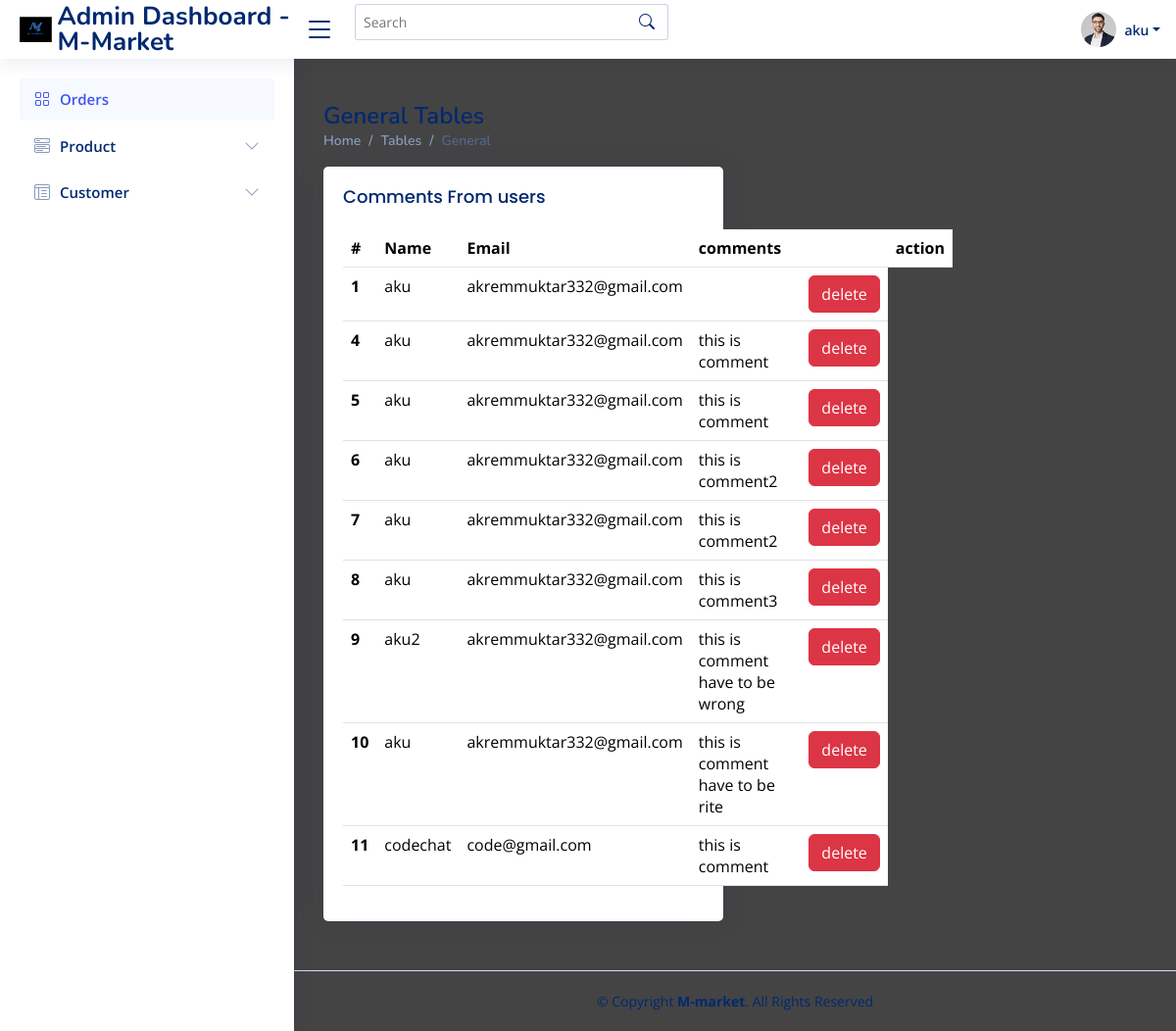
Page /comments.php (signed in) on the committed database.
### tables this page shows
CREATE TABLE `comment` (
  `id` int(40) NOT NULL,
  `user` varchar(250) NOT NULL,
  `email` varchar(250) NOT NULL,
  `comment` varchar(2500) NOT NULL
);

### comments.php (the view, shortened to what this page needs)
<!DOCTYPE html>
<html lang="en">
<head>
  <link href="assets/vendor/bootstrap/css/bootstrap.min.css" rel="stylesheet">
  <link href="assets/vendor/bootstrap-icons/bootstrap-icons.css" rel="stylesheet">
  <link href="assets/vendor/boxicons/css/boxicons.min.css" rel="stylesheet">
  <link href="assets/vendor/quill/quill.snow.css" rel="stylesheet">
  <link href="assets/vendor/quill/quill.bubble.css" rel="stylesheet">
  <link href="assets/vendor/remixicon/remixicon.css" rel="stylesheet">
  <link href="assets/vendor/simple-datatables/style.css" rel="stylesheet">
  <link href="assets/css/style.css" rel="stylesheet">
</head>
<body>
  <header id="header" class="header fixed-top d-flex align-items-center">
    <div class="d-flex align-items-center justify-content-between">
      <a href="home.php" class="logo d-flex align-items-center">
        <img src="assets/img/logo1.jpg" alt="">
        <span class="d-none d-lg-block">Admin Dashboard - M-Market</span>
      </a>
      <i class="bi bi-list toggle-sidebar-btn"></i>
    </div>
    <div class="search-bar">
      <form class="search-form d-flex align-items-center" method="POST" action="#">
        <input type="text" name="query" placeholder="Search" title="Enter search keyword">
        <button type="submit" title="Search"><i class="bi bi-search"></i></button>
      </form>
    </div>
    <nav class="header-nav ms-auto">
      <ul class="d-flex align-items-center">
        <li class="nav-item dropdown pe-3">
          <a class="nav-link nav-profile d-flex align-items-center pe-0" href="#" data-bs-toggle="dropdown">
            <img src="assets/img/profile-img.jpg" alt="Profile" class="rounded-circle">
            <span class="d-none d-md-block dropdown-toggle ps-2"><?php echo  $_SESSION['username']; ?></span>
          </a>
        </li>
      </ul>
    </nav>
  </header>
  <aside id="sidebar" class="sidebar">
    <ul class="sidebar-nav" id="sidebar-nav">
      <li class="nav-item">
        <a class="nav-link " href="home.php">
          <i class="bi bi-grid"></i>
          <span>Orders</span>
        </a>
      </li>
      <li class="nav-item">
        <a class="nav-link collapsed" data-bs-target="#components-nav" data-bs-toggle="collapse" href="#">
          <i class="bi bi-menu-button-wide"></i><span>Product</span><i class="bi bi-chevron-down ms-auto"></i>
        </a>
      </li>
      <li class="nav-item">
        <a class="nav-link collapsed" data-bs-target="#tables-nav" data-bs-toggle="collapse" href="#">
          <i class="bi bi-layout-text-window-reverse"></i><span>Customer</span><i class="bi bi-chevron-down ms-auto"></i>
        </a>
      </li>
  </aside>
  <main id="main" class="main">
    <div class="pagetitle">
      <h1>General Tables</h1>
      <nav>
        <ol class="breadcrumb">
          <li class="breadcrumb-item"><a href="home.php">Home</a></li>
          <li class="breadcrumb-item">Tables</li>
          <li class="breadcrumb-item active">General</li>
        </ol>
      </nav>
    </div>
    <section class="section">
      <div class="row">
        <div class="col-lg-6">
          <div class="card">
            <div class="card-body">
              <h5 class="card-title">Comments From users</h5>
<table class="table table-hover">
  <thead>
    <tr>
      <th scope="col">#</th>
      <th scope="col">Name</th>
      <th scope="col">Email</th>
      <th colspan="3" scope="col">comments</th>
      <th>action</th>
    </tr>
  </thead>
  <form action="deleteProduct.php" method='post'>
  <tbody>
          <?php
          include("config.php");
          $sql = "SELECT * FROM comment;";
          $result = mysqli_query($conn, $sql);
          if ($result) {
              while ($row = mysqli_fetch_assoc($result)) {
                  echo "<tr>";
                  echo "<th scope='row'>". $row['id'] ." </th>";
                  echo "<td>" . $row['user'] . "</td>";
                  echo "<td>" . $row['email'] . "</td>";
                  echo "<td>" . $row['comment'] . "</td>";
                  echo "<td><input type='text' name='id' value='" . $row['id'] . "' style='display: none;'></td>";
                  echo "<td><button class='btn btn-danger' onclick='submit' >delete</button> </td>";
                  echo "</tr>";
              }
          } else {
              echo "<tr><td colspan='5'>Error retrieving data</td></tr>";
          }
          ?>
          </form>
      </table>
            </div>
          </div>
        </div>
      </div>
    </section>
  </main>
  <footer id="footer" class="footer">
    <div class="copyright">
      &copy; Copyright <strong><span>M-market</span></strong>. All Rights Reserved
    </div>
  </footer>
</body>
</html>

### assets/css/style.css (style rules this page uses)
:root { scroll-behavior: smooth; }
body { font-family: "Open Sans", sans-serif; background: #444444; color: #f6f9ff; }
a { color: #4154f1; text-decoration: none; }
h1, h2, h3, h4, h5, h6 { font-family: "Nunito", sans-serif; }
#main { margin-top: 60px; padding: 20px 30px; transition: all 0.3s; }
.pagetitle { margin-bottom: 10px; }
.pagetitle h1 { font-size: 24px; margin-bottom: 0; font-weight: 600; color: #012970; }
.card { margin-bottom: 30px; border: none; border-radius: 5px; box-shadow: 0px 0 30px rgba(1, 41, 112, 0.1); }
.card-title { padding: 20px 0 15px 0; font-size: 18px; font-weight: 500; color: #012970; font-family: "Poppins", sans-serif; }
.card-body { padding: 0 20px 20px 20px; }
.breadcrumb { font-size: 14px; font-family: "Nunito", sans-serif; color: #899bbd; font-weight: 600; }
.breadcrumb a { color: #899bbd; transition: 0.3s; }
.breadcrumb .breadcrumb-item::before { color: #899bbd; }
.breadcrumb .active { color: #51678f; font-weight: 600; }
.logo { line-height: 1; }
@media (min-width: 1200px) { .logo { width: 280px; } }
.logo img { max-height: 26px; margin-right: 6px; }
.logo span { font-size: 26px; font-weight: 700; color: #012970; font-family: "Nunito", sans-serif; }
.header { transition: all 0.5s; z-index: 997; height: 60px; box-shadow: 0px 2px 20px rgba(1, 41, 112, 0.1); background-color: #fff; padding-left: 20px; }
.header .toggle-sidebar-btn { font-size: 32px; padding-left: 10px; cursor: pointer; color: #012970; }
.header .search-bar { min-width: 360px; padding: 0 20px; }
.header .search-form { width: 100%; }
.header .search-form input { border: 0; font-size: 14px; color: #012970; border: 1px solid rgba(1, 41, 112, 0.2); padding: 7px 38px 7px 8px; border-radius: 3px; transition: 0.3s; width: 100%; }
.header .search-form button { border: 0; padding: 0; margin-left: -30px; background: none; }
.header .search-form button i { color: #012970; }
.header-nav ul { list-style: none; }
.header-nav>ul { margin: 0; padding: 0; }
.header-nav .nav-profile { color: #012970; }
.header-nav .nav-profile img { max-height: 36px; }
.header-nav .nav-profile span { font-size: 14px; font-weight: 600; }
.sidebar { position: fixed; top: 60px; left: 0; bottom: 0; width: 300px; z-index: 996; transition: all 0.3s; padding: 20px; overflow-y: auto; scrollbar-width: thin; scrollbar-color: #aab7cf transparent; box-shadow: 0px 0px 20px rgba(1, 41, 112, 0.1); background-color: #fff; }
@media (min-width: 1200px) { #main, #footer { margin-left: 300px; } }
.sidebar-nav { padding: 0; margin: 0; list-style: none; }
.sidebar-nav li { padding: 0; margin: 0; list-style: none; }
.sidebar-nav .nav-item { margin-bottom: 5px; }
.sidebar-nav .nav-link { display: flex; align-items: center; font-size: 15px; font-weight: 600; color: #4154f1; transition: 0.3; background: #f6f9ff; padding: 10px 15px; border-radius: 4px; }
.sidebar-nav .nav-link i { font-size: 16px; margin-right: 10px; color: #4154f1; }
.sidebar-nav .nav-link.collapsed { color: #012970; background: #fff; }
.sidebar-nav .nav-link.collapsed i { color: #899bbd; }
.sidebar-nav .nav-link .bi-chevron-down { margin-right: 0; transition: transform 0.2s ease-in-out; }
.footer { padding: 20px 0; font-size: 14px; transition: all 0.3s; border-top: 1px solid #cddfff; }
.footer .copyright { text-align: center; color: #012970; }

### rows in the picture
comment: id "1", user "aku", email "akremmuktar332@gmail.com"
comment: id "4", user "aku", email "akremmuktar332@gmail.com", comment "this is comment"
comment: id "5", user "aku", email "akremmuktar332@gmail.com", comment "this is comment"
comment: id "6", user "aku", email "akremmuktar332@gmail.com", comment "this is comment2"
comment: id "7", user "aku", email "akremmuktar332@gmail.com", comment "this is comment2"
comment: id "8", user "aku", email "akremmuktar332@gmail.com", comment "this is comment3"
comment: id "9", user "aku2", email "akremmuktar332@gmail.com", comment "this is comment have to be wrong"
comment: id "10", user "aku", email "akremmuktar332@gmail.com", comment "this is comment have to be rite"
comment: id "11", user "codechat", email "code@gmail.com", comment "this is comment"

### other values in the picture
$_SESSION['username'] "aku"
